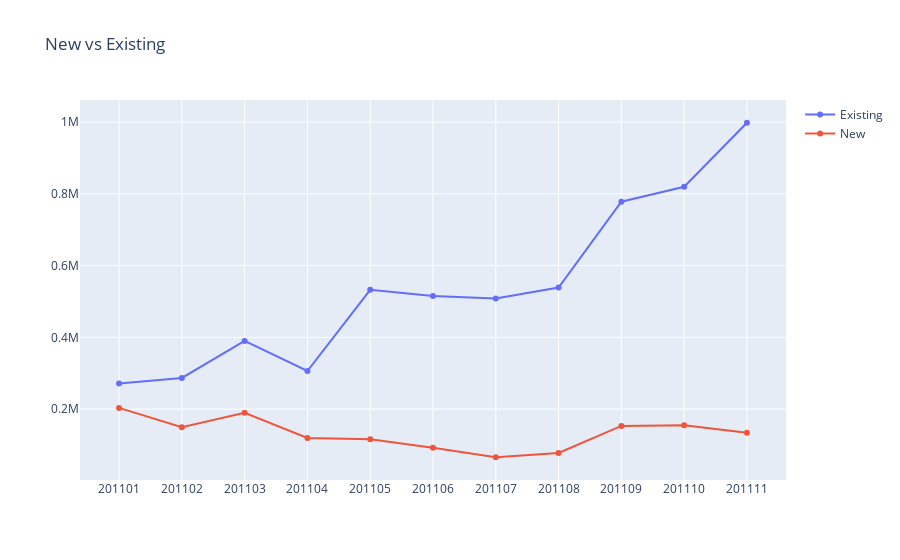

This figure's notebook cell:
### Code cell
#calculate the Revenue per month for each user type
retail_user_type_revenue = retail.groupby(['InvoiceYearMonth','UserType'])['Revenue'].sum().reset_index()
#filtering the dates and plot the result
retail_user_type_revenue = retail_user_type_revenue.query("InvoiceYearMonth != 201012 and InvoiceYearMonth != 201112")
plot_data = [
    go.Scatter(
        x=retail_user_type_revenue.query("UserType == 'Existing'")['InvoiceYearMonth'],
        y=retail_user_type_revenue.query("UserType == 'Existing'")['Revenue'],
        name = 'Existing'
    ),
    go.Scatter(
        x=retail_user_type_revenue.query("UserType == 'New'")['InvoiceYearMonth'],
        y=retail_user_type_revenue.query("UserType == 'New'")['Revenue'],
        name = 'New'
    )
]

plot_layout = go.Layout(
        xaxis={"type": "category"},
        title='New vs Existing'
    )
fig = go.Figure(data=plot_data, layout=plot_layout)
pyoff.iplot(fig)

### Figure 1 — Plotly figure (JSON) as saved in the notebook; plotly's stock layout.template omitted (floating-point values rounded to 4 significant figures)
{"data": [{"name": "Existing", "type": "scatter", "x": [201101, 201102, 201103, 201104, 201105, 201106, 201107, 201108, 201109, 201110, 201111], "y": [271600.0, 287000.0, 390000.0, 306300.0, 532400.0, 515500.0, 508400.0, 538700.0, 778200.0, 819700.0, 998200.0]}, {"name": "New", "type": "scatter", "x": [201101, 201102, 201103, 201104, 201105, 201106, 201107, 201108, 201109, 201110, 201111], "y": [203500.0, 149500.0, 189900.0, 119800.0, 115900.0, 92530.0, 65880.0, 77660.0, 153300.0, 154900.0, 134200.0]}], "layout": {"title": {"text": "New vs Existing"}, "xaxis": {"type": "category"}}}
